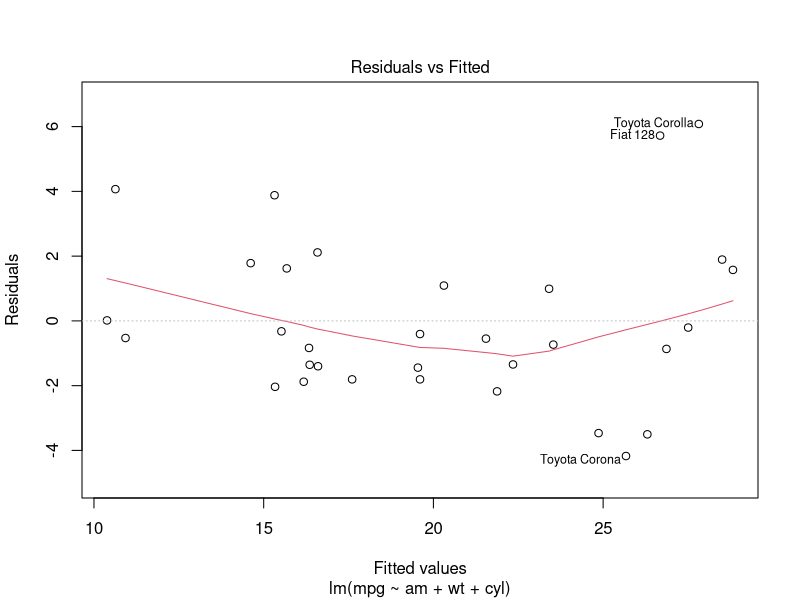
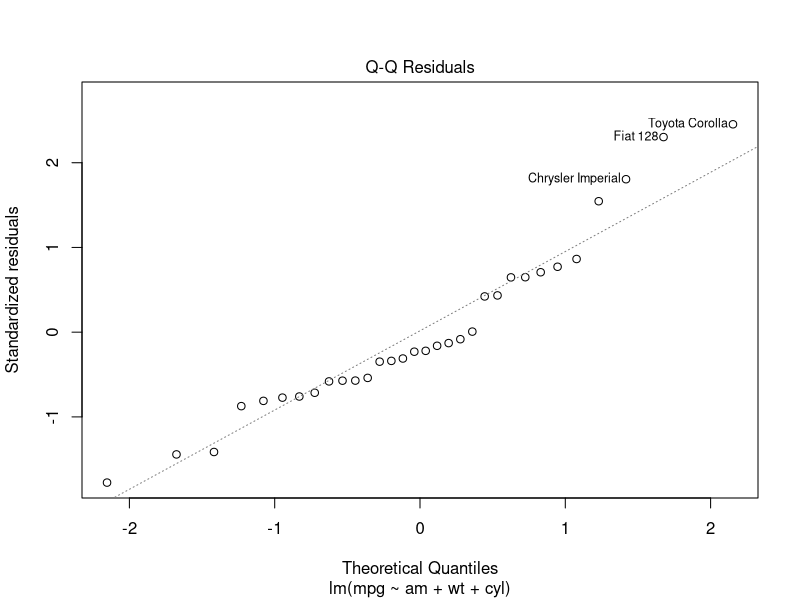
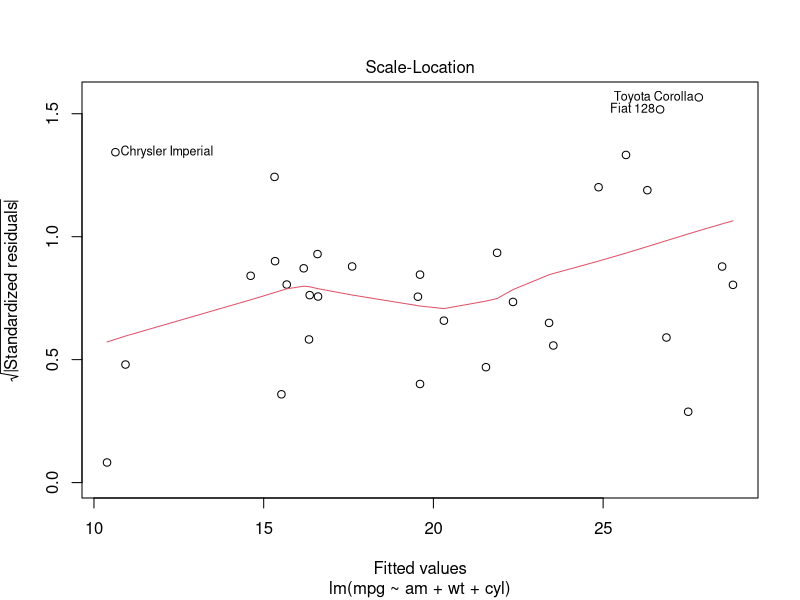
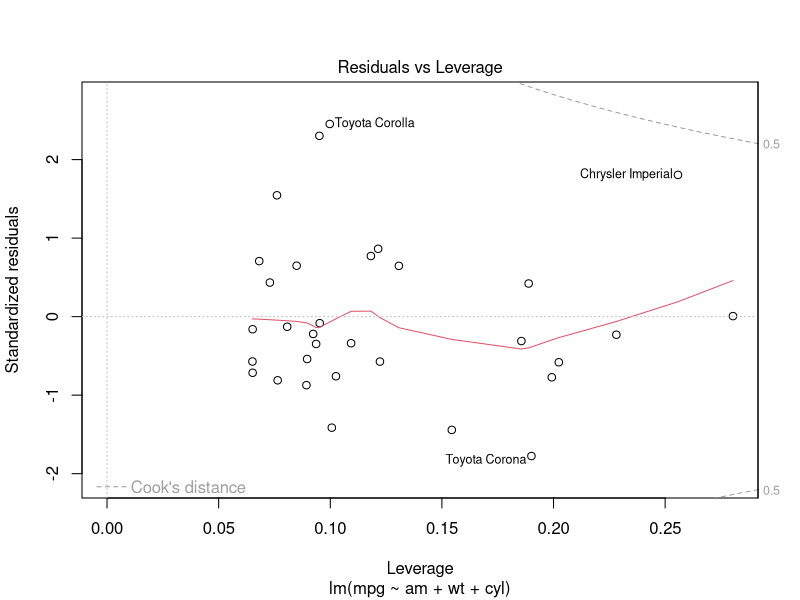
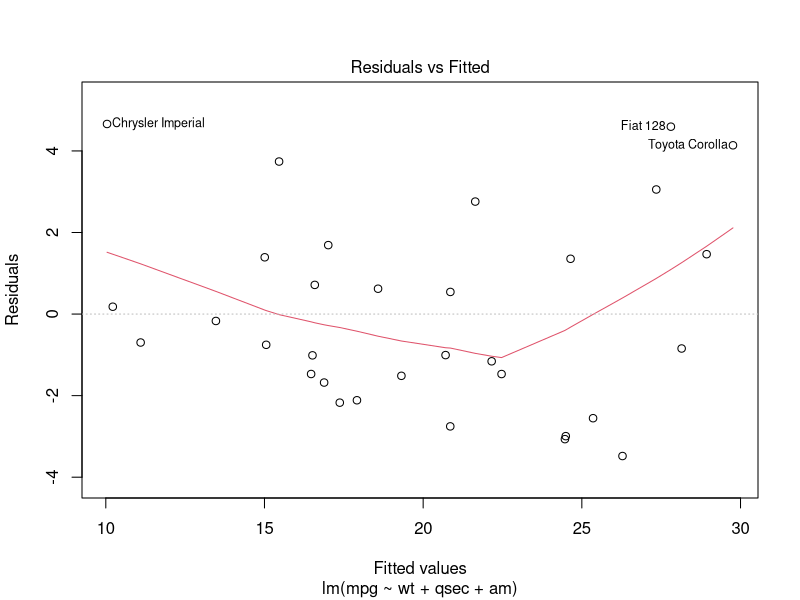
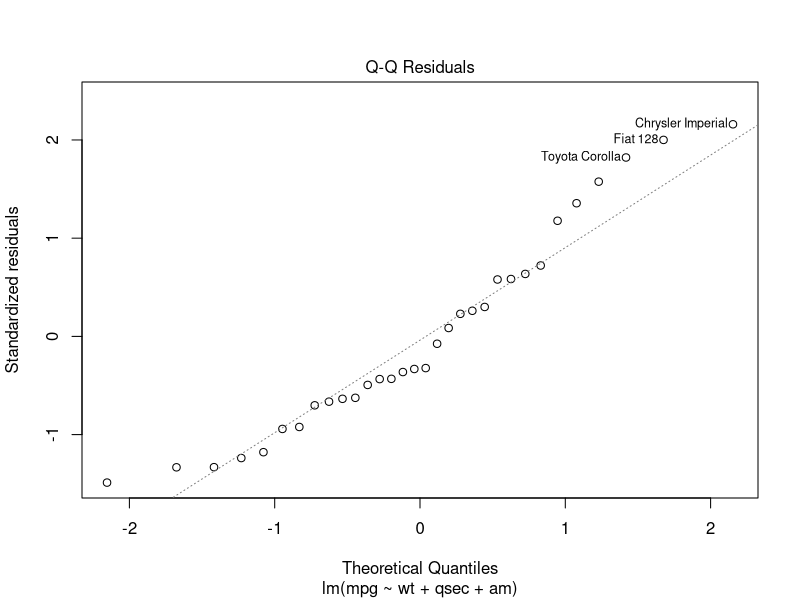
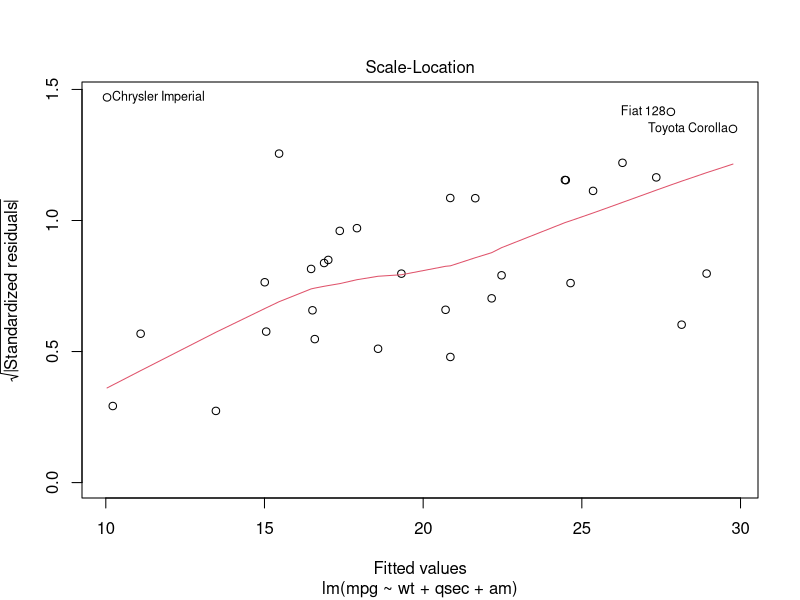
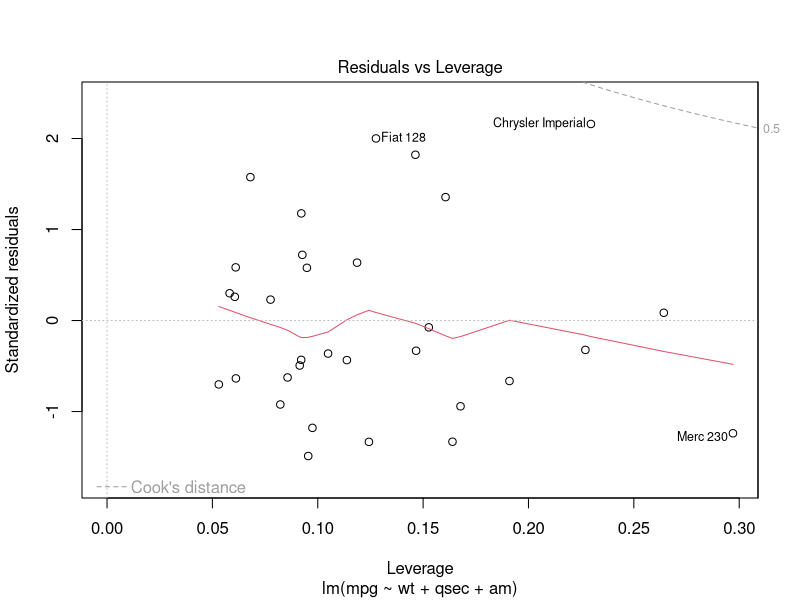

R code for these plots, in order:
## ---- chunk 1
library(car)
library(MASS)
library(ggplot2)
library(sm)
library(gridExtra)
## ---- chunk 2
M1 <- mtcars
M1$vs <- as.factor(M1$vs)
M1$am <- factor(M1$am, labels = c("Automatic", "Manual"))
mpg <- M1$mpg
meanMPG <- mean(mpg)
sdMPG <- sd(mpg)
## ---- chunk 3
tt <- t.test(mpg ~ am, data = mtcars)
## ---- chunk 4
# nested model selection
lmam <- lm(mpg ~ am, data = M1)
lmwt <- update(lmam, mpg ~ am + wt, data = M1)
lmcyl <- update(lmam, mpg ~ am + wt + cyl, data = M1) # anova best model
lmdisp <- update(lmam, mpg ~ am + wt + cyl + disp, data = M1)
lmhp <- update(lmam, mpg ~ am + wt + cyl + disp + hp, data = M1)
lmdrat <- update(lmam, mpg ~ am + wt + cyl + disp + hp + drat, data = M1)
lmqsec <- update(lmam, mpg ~ am + wt + cyl + disp + hp + drat + qsec, data = M1)
lmvs <- update(lmam, mpg ~ am + wt + cyl + disp + hp + drat + qsec + vs, data = M1)
lmgear <- update(lmam, mpg ~ am + wt + cyl + disp + hp + drat + qsec + vs + gear, data = M1)
lmcarb <- update(lmam, mpg ~ am + wt + cyl + disp + hp + drat + qsec + vs + gear + carb, data = M1)
lmANOVA <- anova(lmam, lmwt, lmcyl, lmdisp, lmhp, lmdrat, lmqsec, lmvs, lmgear, lmcarb)
lmA <- lmANOVA$call

# model selection via stepAIC
lmAll <- lm(mpg ~ ., data = M1)
bestmodel <- stepAIC(lmAll, direction="both")
bestA <- bestmodel$call
## ---- chunk 5
#residuals
plot(lmcyl)
plot(bestmodel)
## ---- chunk 6
summary(M1)
str(M1)
par(mfrow=c(1,1))
p1 <- ggplot(M1, aes(x=cyl, y=mpg, color=am)) + geom_point() + ggtitle("MPG by cyclinders") + xlab("Cylinders") + ylab("MPG")
p2 <- ggplot(M1, aes(x=wt, y=mpg, color=am)) + geom_point() + ggtitle("MPG by weight") + xlab("Weight") + ylab("MPG")
p3 <- ggplot(M1, aes(x=qsec, y=mpg, color=am)) + geom_point() + ggtitle("MPG by qsec") + xlab("Time (s) for quarter mile") + ylab("MPG")
p4 <- ggplot(data = M1, aes(x=factor(am), y=mpg)) + geom_boxplot() + ggtitle("MPG by transmission type") + xlab("Transmission type") + ylab("MPG")
grid.arrange(p1, p2, p3, p4)
## ---- chunk 7
par(mfrow=c(2,2))

# frequency histogram
histMPG<-hist(mpg, breaks = 10, density = 20, col = "lightgray", xlab = "MPG", main = "MPG with normal\ndistribution overlay") 
xfit<-seq(min(mpg), max(mpg), length=40) 
yfit<-dnorm(xfit, mean = meanMPG, sd = sdMPG) 
yfit <- yfit*diff(histMPG$mids[1:2]) * length(mpg) 
lines(xfit, yfit, col = "black", lwd = 2)

# density histogram
hist(mpg, density=20, breaks=10, prob=TRUE, 
     xlab = "MPG", ylim=c(0, .12), 
     main = "MPG probabilty histogram with\nnormal ndistribution overlay")
curve(dnorm(x, mean = meanMPG, sd = sdMPG), 
       col = "darkblue", lwd = 2, add = TRUE, yaxt = "n")

# Kernel Density Plot
plot(density(mtcars$mpg), main = "MPG kernel density", ylim=c(0., .07))

# densities by am
sm.density.compare(M1$mpg, M1$am, xlab="mpg")
title(main="MPG kernel distribution\nby transmission")
colfill<-c(2:(2+length(levels(M1$am)))) 
legend("topright",levels(M1$am), fill=colfill) 
## ---- chunk 8
lmANOVA
## ---- chunk 9
summary(bestmodel)
